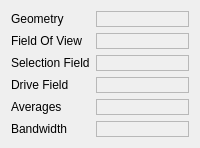
       <widget class="QWidget" name="measurement">
        <attribute name="title">
         <string>Measurement</string>
        </attribute>
        <layout class="QFormLayout" name="formLayout_3">
         <item row="0" column="0">
          <widget class="QLabel" name="label_22">
           <property name="text">
            <string>Geometry</string>
           </property>
          </widget>
         </item>
         <item row="0" column="1">
          <widget class="QLabel" name="geometryInfo">
           <property name="sizePolicy">
            <sizepolicy hsizetype="MinimumExpanding" vsizetype="Preferred">
             <horstretch>0</horstretch>
             <verstretch>0</verstretch>
            </sizepolicy>
           </property>
           <property name="frameShape">
            <enum>QFrame::StyledPanel</enum>
           </property>
           <property name="frameShadow">
            <enum>QFrame::Sunken</enum>
           </property>
           <property name="text">
            <string/>
           </property>
          </widget>
         </item>
         <item row="1" column="0">
          <widget class="QLabel" name="label_23">
           <property name="text">
            <string>Field Of View</string>
           </property>
          </widget>
         </item>
         <item row="1" column="1">
          <widget class="QLabel" name="fovInfo">
           <property name="sizePolicy">
            <sizepolicy hsizetype="MinimumExpanding" vsizetype="Preferred">
             <horstretch>0</horstretch>
             <verstretch>0</verstretch>
            </sizepolicy>
           </property>
           <property name="frameShape">
            <enum>QFrame::StyledPanel</enum>
           </property>
           <property name="frameShadow">
            <enum>QFrame::Sunken</enum>
           </property>
           <property name="text">
            <string/>
           </property>
          </widget>
         </item>
         <item row="2" column="0">
          <widget class="QLabel" name="label_19">
           <property name="text">
            <string>Selection Field</string>
           </property>
          </widget>
         </item>
         <item row="2" column="1">
          <widget class="QLabel" name="selectionField">
           <property name="sizePolicy">
            <sizepolicy hsizetype="MinimumExpanding" vsizetype="Preferred">
             <horstretch>0</horstretch>
             <verstretch>0</verstretch>
            </sizepolicy>
           </property>
           <property name="frameShape">
            <enum>QFrame::StyledPanel</enum>
           </property>
           <property name="frameShadow">
            <enum>QFrame::Sunken</enum>
           </property>
           <property name="text">
            <string/>
           </property>
          </widget>
         </item>
         <item row="3" column="0">
          <widget class="QLabel" name="label_20">
           <property name="text">
            <string>Drive Field</string>
           </property>
          </widget>
         </item>
         <item row="3" column="1">
          <widget class="QLabel" name="driveField">
           <property name="sizePolicy">
            <sizepolicy hsizetype="MinimumExpanding" vsizetype="Preferred">
             <horstretch>0</horstretch>
             <verstretch>0</verstretch>
            </sizepolicy>
           </property>
           <property name="frameShape">
            <enum>QFrame::StyledPanel</enum>
           </property>
           <property name="frameShadow">
            <enum>QFrame::Sunken</enum>
           </property>
           <property name="text">
            <string/>
           </property>
          </widget>
         </item>
         <item row="4" column="0">
          <widget class="QLabel" name="label_27">
           <property name="text">
            <string>Averages</string>
           </property>
          </widget>
         </item>
         <item row="4" column="1">
          <widget class="QLabel" name="averages">
           <property name="sizePolicy">
            <sizepolicy hsizetype="MinimumExpanding" vsizetype="Preferred">
             <horstretch>0</horstretch>
             <verstretch>0</verstretch>
            </sizepolicy>
           </property>
           <property name="frameShape">
            <enum>QFrame::StyledPanel</enum>
           </property>
           <property name="frameShadow">
            <enum>QFrame::Sunken</enum>
           </property>
           <property name="text">
            <string/>
           </property>
          </widget>
         </item>
         <item row="5" column="1">
          <widget class="QLabel" name="bandWidth">
           <property name="sizePolicy">
            <sizepolicy hsizetype="MinimumExpanding" vsizetype="Preferred">
             <horstretch>0</horstretch>
             <verstretch>0</verstretch>
            </sizepolicy>
           </property>
           <property name="frameShape">
            <enum>QFrame::StyledPanel</enum>
           </property>
           <property name="frameShadow">
            <enum>QFrame::Sunken</enum>
           </property>
           <property name="text">
            <string/>
           </property>
          </widget>
         </item>
         <item row="5" column="0">
          <widget class="QLabel" name="label_16">
           <property name="text">
            <string>Bandwidth</string>
           </property>
          </widget>
         </item>
        </layout>
       </widget>
